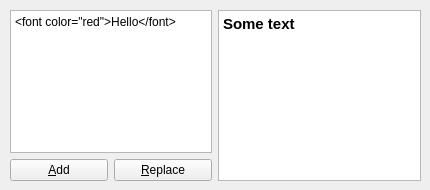
    <widget class="QWidget" name="ex3">
     <attribute name="title">
      <string>Ex. 3</string>
     </attribute>
     <widget class="QWidget" name="">
      <property name="geometry">
       <rect>
        <x>10</x>
        <y>10</y>
        <width>411</width>
        <height>171</height>
       </rect>
      </property>
      <layout class="QHBoxLayout" name="horizontalLayout_11">
       <item>
        <layout class="QVBoxLayout" name="verticalLayout_6">
         <item>
          <widget class="QPlainTextEdit" name="ptEdit">
           <property name="plainText">
            <string>&lt;font color='red'&gt;Hello&lt;/font&gt;</string>
           </property>
          </widget>
         </item>
         <item>
          <layout class="QHBoxLayout" name="horizontalLayout_10">
           <item>
            <widget class="QPushButton" name="addButton">
             <property name="text">
              <string>&amp;Add</string>
             </property>
            </widget>
           </item>
           <item>
            <widget class="QPushButton" name="replaceButton">
             <property name="text">
              <string>&amp;Replace</string>
             </property>
            </widget>
           </item>
          </layout>
         </item>
        </layout>
       </item>
       <item>
        <widget class="QTextEdit" name="tEdit">
         <property name="html">
          <string>&lt;!DOCTYPE HTML PUBLIC &quot;-//W3C//DTD HTML 4.0//EN&quot; &quot;http://www.w3.org/TR/REC-html40/strict.dtd&quot;&gt;
&lt;html&gt;&lt;head&gt;&lt;meta name=&quot;qrichtext&quot; content=&quot;1&quot; /&gt;&lt;style type=&quot;text/css&quot;&gt;
p, li { white-space: pre-wrap; }
&lt;/style&gt;&lt;/head&gt;&lt;body style=&quot; font-family:'Ubuntu'; font-size:11pt; font-weight:400; font-style:normal;&quot;&gt;
&lt;p style=&quot; margin-top:0px; margin-bottom:0px; margin-left:0px; margin-right:0px; -qt-block-indent:0; text-indent:0px;&quot;&gt;&lt;span style=&quot; font-family:'Ubuntu'; font-weight:600;&quot;&gt;Some text&lt;/span&gt;&lt;/p&gt;&lt;/body&gt;&lt;/html&gt;</string>
         </property>
        </widget>
       </item>
      </layout>
     </widget>
    </widget>
